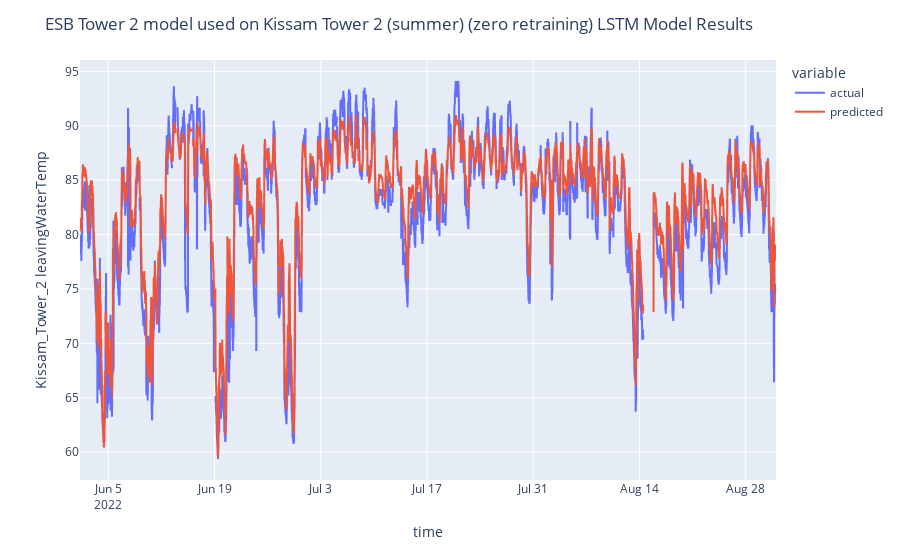

Notebook code for this chart:
### Code cell
"""
3. Load model and predict
"""
# load model of the other tower

yhat = model.predict(vec_X_test)

# display results
results_df = pd.DataFrame(
    {
        "actual": vec_y_test.reshape((vec_y_test.shape[0])),
        "predicted": yhat.reshape((yhat.shape[0])),
    },
    index=y.index,
)
results_df = scaler.denormalize_results(results_df)

# Create a new DataFrame with the desired 5-minute interval index
new_index = pd.date_range(
    start=results_df.index.min(), end=results_df.index.max(), freq="5min"
)
display_df = pd.DataFrame(index=new_index)
# Merge the new DataFrame with the original DataFrame
display_df = display_df.merge(
    results_df, how="left", left_index=True, right_index=True
)

mabs_error = mean_absolute_error(results_df["actual"], results_df["predicted"])
rmse = np.sqrt(mean_squared_error(results_df["actual"], results_df["predicted"]))
print("Mean Absolute Error: %.3f" % mabs_error)
print("RMSE: %.3f" % rmse)

fig = px.line(display_df, x=display_df.index, y=["actual", "predicted"])
fig.update_layout(
    title=f"ESB Tower 2 model used on Kissam Tower 2 ({season}) (zero retraining) LSTM Model Results",
    xaxis_title="time",
    yaxis_title=target,
)
fig.show()
fig.write_html(f"../plots/esb2_to_kissam2_summer_lstm.html")

### Figure 1 — Plotly figure (JSON) as saved in the notebook; plotly's stock layout.template omitted (floating-point values rounded to 4 significant figures; data arrays with more than 128 entries replaced by an {"elided": "..."} marker saying what was removed)
{"data": [{"hovertemplate": "variable=actual<br>index=%{x}<br>value=%{y}<extra></extra>", "legendgroup": "actual", "line": {"color": "#636efa", "dash": "solid"}, "marker": {"symbol": "circle"}, "mode": "lines", "name": "actual", "showlegend": true, "type": "scattergl", "x": {"elided": "26418 str values"}, "xaxis": "x", "y": {"elided": "26418 float values"}, "yaxis": "y"}, {"hovertemplate": "variable=predicted<br>index=%{x}<br>value=%{y}<extra></extra>", "legendgroup": "predicted", "line": {"color": "#EF553B", "dash": "solid"}, "marker": {"symbol": "circle"}, "mode": "lines", "name": "predicted", "showlegend": true, "type": "scattergl", "x": {"elided": "26418 str values"}, "xaxis": "x", "y": {"elided": "26418 float values"}, "yaxis": "y"}], "layout": {"legend": {"title": {"text": "variable"}, "tracegroupgap": 0}, "margin": {"t": 60}, "title": {"text": "ESB Tower 2 model used on Kissam Tower 2 (summer) (zero retraining) LSTM Model Results"}, "xaxis": {"anchor": "y", "domain": [0, 1], "title": {"text": "time"}}, "yaxis": {"anchor": "x", "domain": [0, 1], "title": {"text": "Kissam_Tower_2 leavingWaterTemp"}}}}
